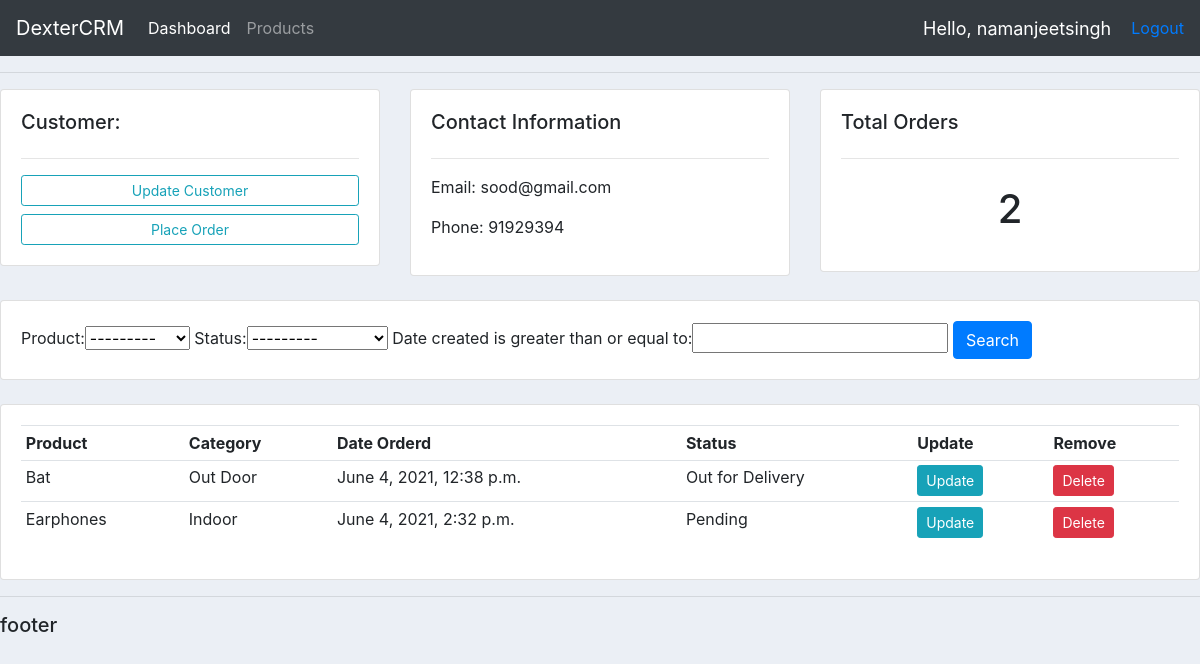
The page /customer/2/ (signed in) on the database its author committed.
### accounts/models.py (models this page shows, shortened)
class Customer(models.Model):
    user=models.OneToOneField(User,null=True,blank=True,on_delete=models.CASCADE)
    name=models.CharField(max_length=200,null=True)
    phone=models.CharField(max_length=200,null=True)
    email=models.CharField(max_length=200,null=True)
    profile_pic=models.ImageField(default="profile1.png",null=True,blank=True)
    date_created=models.DateTimeField(auto_now=True)

class Order(models.Model):
    STATUS=(
        ('Pending','Pending'),
        ('Out for Delivery','Out for Delivery'),
        ('Delivered','Delivered')
    )
    customer=models.ForeignKey(Customer,null=True,on_delete=models.SET_NULL)
    product=models.ForeignKey(Products,null=True,on_delete=models.SET_NULL)
    date_created=models.DateTimeField(auto_now=True)
    status=models.CharField(max_length=200,null=True,choices=STATUS)

class Products(models.Model):
    CATEGORY=(
        ('Indoor','Indoor'),
        ('Out Door','Out Door'),
    )
    name=models.CharField(max_length=200,null=True)
    price=models.FloatField(null=True)
    category=models.CharField(max_length=200,null=True,choices=CATEGORY)
    description=models.CharField(max_length=200,null=True)
    date_created=models.DateTimeField(auto_now=True)
    tags=models.ManyToManyField(Tag)
    def __str__(self):
        return self.name

### accounts/decorators.py (the view)
        def wrapper_func(request,*args,**kwargs):
            group=None
            if request.user.groups.exists():
                group=request.user.groups.all()[0].name
            if group in allowed_roles:
                return view_func(request,*args,**kwargs)
            else:
                return HttpResponse('You are not authorised to view this page!!')

### accounts/views.py (called while the page is built)
@login_required(login_url='login')
@allowed_users(allowed_roles=['admin'])
def customer(request,key):
    customer=Customer.objects.get(id=key)
    orders=customer.order_set.all()
    order_count=orders.count()
    myFilter=OrderFilter(request.GET,queryset=orders)
    orders=myFilter.qs
    context={'customer':customer,'orders':orders,'order_count':order_count,
    'myFilter':myFilter}
    return render(request,'accounts/customer.html',context)

### accounts/templates/accounts/customer.html
{% extends 'accounts/main.html' %}
{% block content %}
        <div class="row">
            <div class="col-md">
                <div class="card card-body">
                    <h5>Customer:</h5>
                    <hr>
                    <a class="btn btn-outline-info  btn-sm btn-block" href="">Update Customer</a>
                    <a class="btn btn-outline-info  btn-sm btn-block" href="{% url 'create_order' customer.id %}">Place Order</a>
                </div>
            </div>
            <div class="col-md">
                <div class="card card-body">
                    <h5>Contact Information</h5>
                    <hr>
                    <p>Email: {{customer.email}}</p>
                    <p>Phone: {{customer.phone}}</p>
                </div>
            </div>
            <div class="col-md">
                <div class="card card-body">
                    <h5>Total Orders</h5>
                    <hr>
                    <h1 style="text-align: center;padding: 10px">{{order_count}}</h1>
                </div>
            </div>
        </div>
        <br>
        <div class="row">
            <div class="col">
                <div class="card card-body">
                    <form method="get">
                        {{ myFilter.form }}
                    <button class="btn btn-primary" type="submit">Search</button>
                </form>
                </div>
            </div>
        </div>
        <br>
        <div class="row">
            <div class="col-md">
                <div class="card card-body">
                    <table class="table table-sm">
                        <tr>
                            <th>Product</th>
                            <th>Category</th>
                            <th>Date Orderd</th>
                            <th>Status</th>
                            <th>Update</th>
                            <th>Remove</th>
                        </tr>
                        {% for order in orders %}
                            <tr>
                                <td>{{order.product}}</td>
                                <td>{{order.product.category}}</td>
                                <td>{{order.date_created}}</td>
                                <td>{{order.status}}</td>
                                <td><a class="btn btn-sm btn-info" href="{% url 'update_order' order.id %}">Update</a></td>
                                <td><a class="btn btn-sm btn-danger" href="{% url 'delete_order' order.id %}">Delete</a></td>
                            </tr>
                        {% endfor %}
                    </table>
                </div>
            </div>
        </div>
{% endblock %}

### accounts/templates/accounts/main.html (shortened to what this page needs)
{% load static %}
<!DOCTYPE html>
<html lang="en">
<head>
    <link rel="stylesheet" href="https://maxcdn.bootstrapcdn.com/bootstrap/4.0.0/css/bootstrap.min.css">
    <link rel="stylesheet" type="text/css" href="{% static '/css/main.css' %}">
</head>
<body>
    <nav class="navbar navbar-expand-lg navbar-dark bg-dark">
        <a class="navbar-brand" href="#">DexterCRM</a>
        <div class="collapse navbar-collapse" id="navbarSupportedContent">
            <ul class="navbar-nav mr-auto">
            {% if request.user.is_staff %}
            <li class="nav-item active">
                <a class="nav-link" href="{% url 'home' %}">Dashboard</a>
            </li>
            <li class="nav-item">
                <a class="nav-link" href="{% url 'products' %}">Products</a>
            </li>
            {% else %}
            <li class="nav-item">
            <a class="nav-link" href="{% url 'account' %}">Settings</a>
            </li>
            {% endif %}
            </ul>
        </div>
    <span id='hello-msg'>Hello, {{request.user}}</span>
    <span><a href="{% url 'logout' %}">Logout</a></span>
    </nav>
    <hr>
    {% block content %}
    {% endblock %}
    <hr>
    <h5>footer</h5>
</body>
</html>

### static/css/main.css (style rules this page uses)
body { background-color: #ebeff5; }

### accounts/templates/accounts/main.html (style rules this page uses)
#hello-msg { font-size: 18px; color: #fff; margin-right: 20px; }

### rows shown on the page
Customer: email "sood@gmail.com", phone "91929394"
Order: product "Bat", product.category "Out Door", date_created "June 4, 2021, 12:38 p.m.", status "Out for Delivery"
Order: product "Earphones", product.category "Indoor", date_created "June 4, 2021, 2:32 p.m.", status "Pending"

### other values the page prints
{{ request.user }} "namanjeetsingh"
{{ order_count }} "2"
